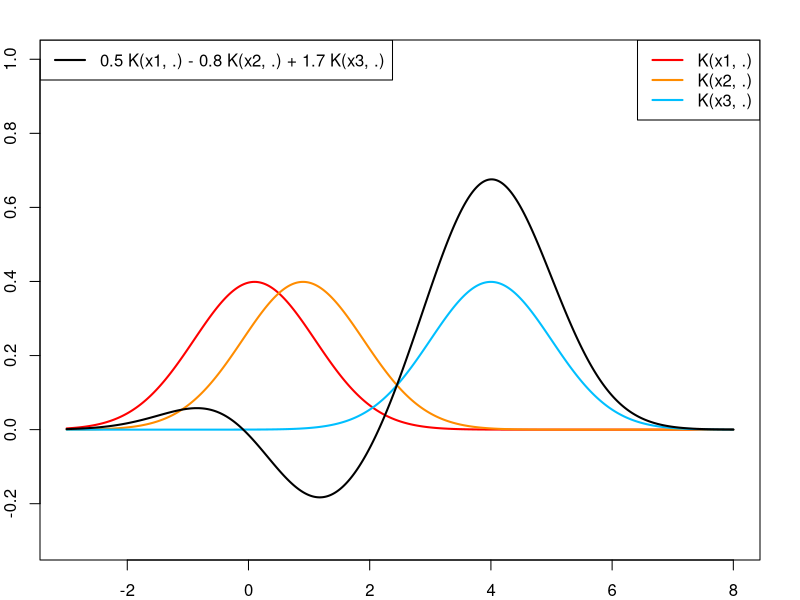

This chart was generated by the following R code:
## ---- chunk 1
  options(width = 100)
  knitr::opts_knit$set(global.par = TRUE)
  knitr::opts_chunk$set(collapse = TRUE, fig.dim = c(6, 6),
                        out.width = "45%", fig.align = 'center')
## ---- chunk 2
  par(bg="transparent")
  par(mar=c(2,2,2,2))
  par(mfrow=c(1,1))
## ---- chunk 3
  x1 = 0.1
  x2 = 0.9
  x3 = 4
  
  t = seq(-3, 8, 0.01)
  k1 = dnorm(t, mean = x1)
  k2 = dnorm(t, mean = x2)
  k3 = dnorm(t, mean = x3)
  
  plot(t, k1, col = "red", type = "l", lwd = 2, 
       ylim = c(-0.3, 1), ylab = "f(x)", xlab = "x")
  lines(t, k2, col = "darkorange", lwd = 2)
  lines(t, k3, col = "deepskyblue", lwd = 2)
  legend("topright", c("K(x1, .)", "K(x2, .)", "K(x3, .)"),
         lty = 1, lwd = 2, col = c("red", "darkorange", "deepskyblue"))
  legend("topleft", c("0.5 K(x1, .) - 0.8 K(x2, .) + 1.7 K(x3, .)"), lwd = 2) 
  
  lines(t, 0.5*k1 - 0.8*k2 + 1.7*k3 , col = "black", lwd = 2)
